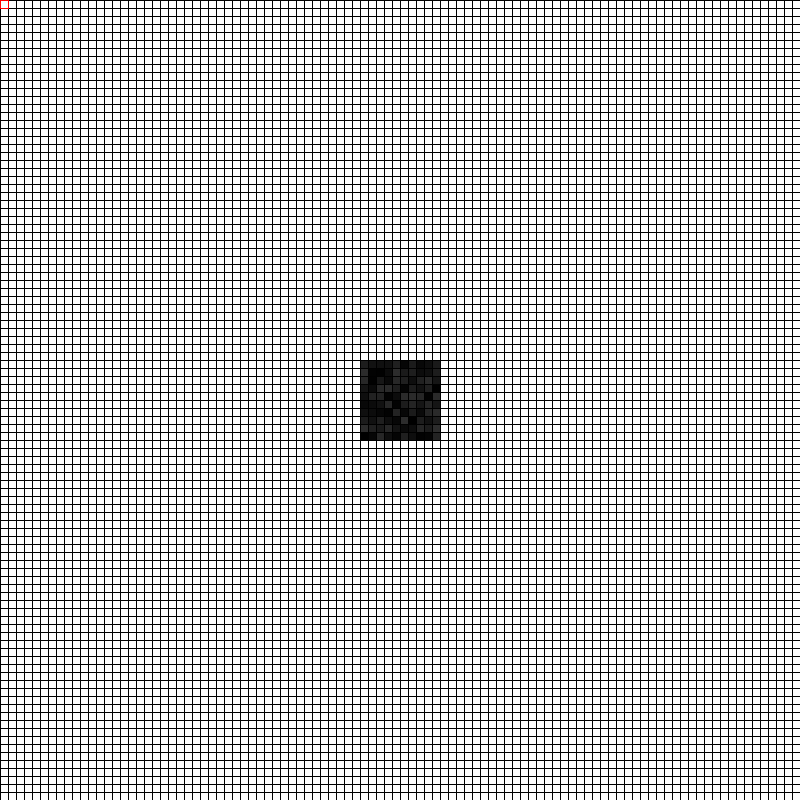
Frame 1 (no input)
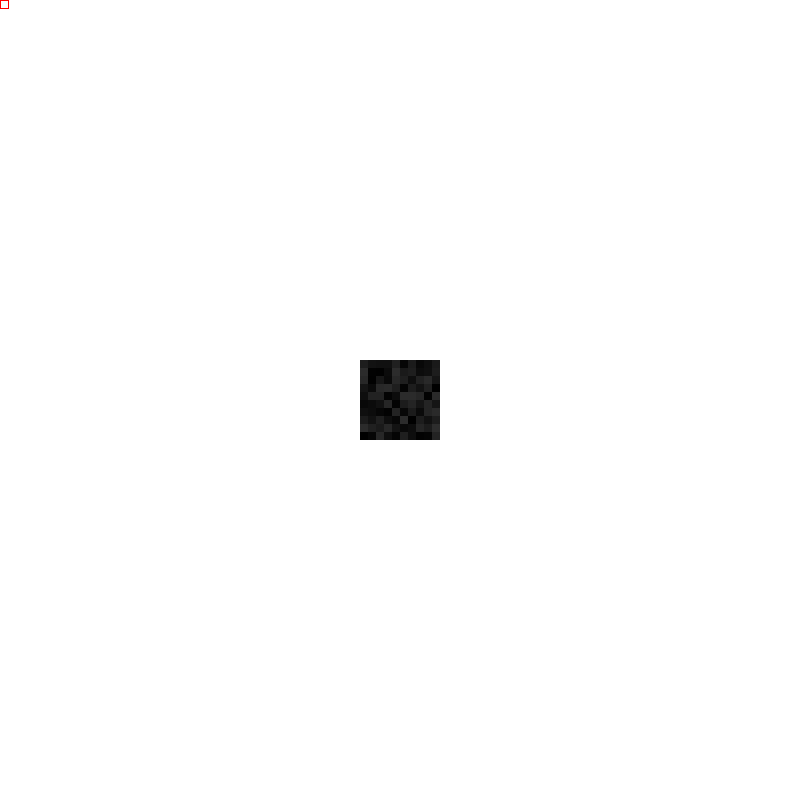
Frame 60 (the mouse pressed at the canvas centre just before this capture)
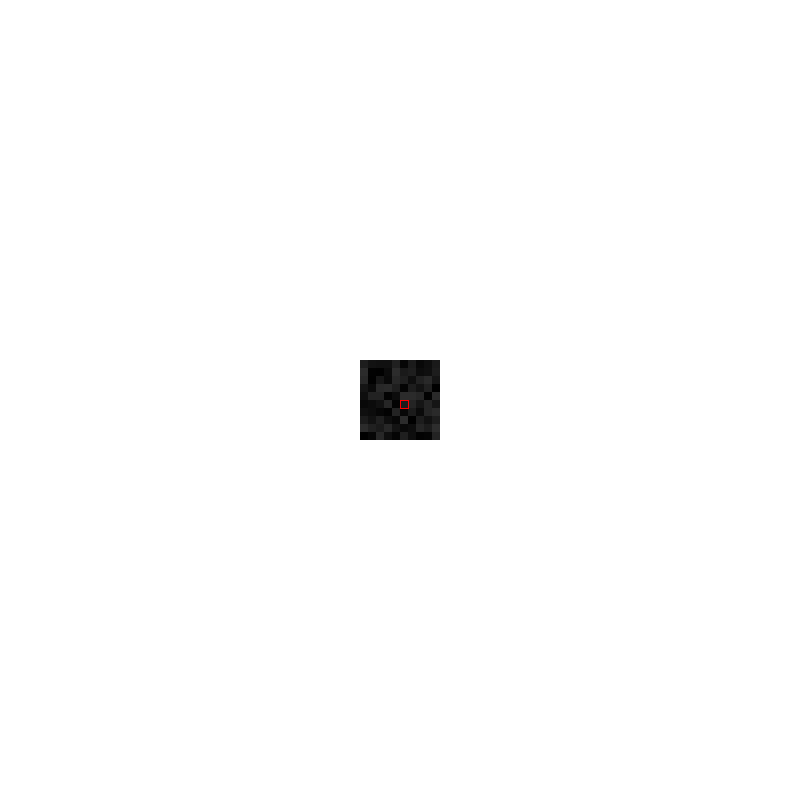
Frame 120 (the mouse held since frame 60 and released just before this capture)

The Processing sketch that drew these frames (run headless with seeded random() and noise(); from frame 60 on, the mouse is pressed at the canvas centre):

// Processing sketch: grayscott
// ── grayscott.pde
// README
// 
// Gray-Scott Reaction-Diffusion
// An implementation in Processing by Kaylah Facey.
//
// Commands:
// i - Initialize the system with a fixed rectangular region that has specific u and v concentrations.
// space bar - Start or stop the simulation (toggle between these).
// u - At each timestep, draw values for u at each cell (default).
// v - At each timestep, draw values for v at each cell (rather than u).
// d - Toggle between performing diffusion alone or reaction-diffusion (reaction-diffusion is default).
// p - Toggle between constant f, k for each cell (default) and spatially-varying f, k.
// 1 - Set parameters for spots (k = 0.0625, f = 0.035)
// 2 - Set parameters for stripes (k = 0.06, f = 0.035)
// 3 - Set parameters for spiral waves (k = 0.0475, f = 0.0118)
// 4 - Set parameters for a custom pattern (k = , f = )
// (mouse click) - Print values for u and v at cell.  If in spatially-varying parameter mode, also print values for k and f at the cell.
//
// Custom Commands:
// t - Set boundary condition to toroidal.
// z - Set boundary condition to zero-derivative.
// f - Set boundary condition to fixed.


// Simulation Parameters.
float ru = 0.082;
float rv = 0.041;
float f = 0;
float k = 0;

float[] f_case = new float[]{.035, .035, .0118, 0};
float[] k_case = new float[]{.0625, .06, .0475, 0};

// Colours.
color red = color(255, 0, 0);

// Drawing
int cells_per_side = 100;                        // cells per side of grid.
int cell_size = 8;                               // size of a cell.
boolean running = false;                         // Whether the simulation is running (true) or stopped (false).
boolean draw_u = true;                           // Whether to draw values for u at each cell (true) 
                                                 // or to draw values for v at each cell instead (false).
boolean diffusion_only = false;                  // Whether to perform reaction-diffusion (false) or diffusion only (true).
boolean constant_fk = true;                      // Toggle between constant f, k for each cell (true) and spatially-varying f, k (false).

// Boundary condition values.
int toroidal = 0;
int zero_derivative = 1;
int fixed = 2;
int boundary_condition = toroidal;               

// Cell state.
int curr_case = 0;                                                       // The current case - 1.
float[][] u_curr = new float[cells_per_side][cells_per_side];            // Current concentrations u
float[][] u_next = new float[cells_per_side][cells_per_side];            // Future concentrations u
float[][] v_curr = new float[cells_per_side][cells_per_side];            // Current concentrations v
float[][] v_next = new float[cells_per_side][cells_per_side];            // Future concentrations v
float[][] k_curr = new float[cells_per_side][cells_per_side];            // k values
float[][] f_curr = new float[cells_per_side][cells_per_side];            // f values

// Fixed region of varying u, v
int fixed_x = cells_per_side/2 - 5;
int fixed_y = cells_per_side/2 - 5;

// Track min and max values of u and v.
float min_u = 1;
float max_u = 0;
float min_v = 1;
float max_v = 0;

void setup() {
  size(800, 800);  // cell_size * cells_per_side
  set_case(0);
}

// Update parameters for a new case.
void set_case(int new_case) {
  println("Set case to " + (new_case + 1) + ".");
  curr_case = new_case;
  f = f_case[curr_case];
  k = k_case[curr_case];
  initialize();
}

// Fill grid based on current case parameters.
void initialize() {
  running = false;
  draw_u = true;
  diffusion_only = false;
  constant_fk = true;
  min_u = 1;
  max_u = 1;
  min_v = 0;
  max_v = 0;
  println("(Re)Initialize");
  println("  Stop.");
  println("  Drawing u.");
  println("  Simulating reaction-diffusion.");
  println("  Using constant f, k:");
  println("    f = " + f);
  println("    k = " + k);
  for (int x = 0; x < cells_per_side; x++) {
    for (int y = 0; y < cells_per_side; y++) {
      u_curr[x][y] = 1;
      v_curr[x][y] = 0;
    }
  }
  
  // Vary u and v in a fixed rectangular region.
  for (int x = fixed_x; x < fixed_x + 10; x++) {
    for (int y = fixed_y; y < fixed_y + 10; y++) {
      float rand_u = .5 + random(-.05, .05);
      float rand_v = .25 + random(-.05, .05);
      u_curr[x][y] = rand_u;
      v_curr[x][y] = rand_v;
      
      // Update minmax.
      if (rand_u < min_u) {
        min_u = rand_u;
      } else if (rand_u > max_u) {
        max_u = rand_u;
      }
      if (rand_v < min_v) {
        min_v = rand_v;
      } else if (rand_v > max_v) {
        max_v= rand_v;
      }
    }
  }
  
  set_fk();
}

void set_fk() {
  for (int x = 0; x < cells_per_side; x++) {
    for (int y = 0; y < cells_per_side; y++) {
      if (constant_fk) {
        f_curr[x][y] = f;
        k_curr[x][y] = k;
      }
      else {
        float delta_f = (0 - .08)/(cells_per_side - 1);   // vary f from .08(top) -> 0(bottom)
        float delta_k = (.07 - .03)/(cells_per_side - 1); // vary k from .03(left) -> .07(right)
        f_curr[x][y] = .08 + (y * delta_f);         // decreasing top->bottom
        k_curr[x][y] = .03 + (x * delta_k);         // increasing left->right
      }
    }
  }
}

// Update u and v.
void reaction_diffusion() {
  
}

float[][] deep_copy(float[][] original) {
  float[][] copy = new float[original.length][original[0].length];
  for (int x = 0; x < original.length; x++) {
    for (int y = 0; y < original[0].length; y++) {
      copy[x][y] = original[x][y];
    }
  }
  return copy;
}

// Get the toroidal 8-neighbors of cell x, y.
int[][] get_toroidal_neighbors(int x, int y) {
  int[][] neighbors = new int[8][2];
  int n = 0;
  for (int xn = -1; xn <= 1; xn++) {
    for (int yn = -1; yn <= 1; yn++, n++) {
      if (abs(xn) == abs(yn)) {
        // if xn == yn == 0, it is the original cell.
        // if both xn and yn are either 1 or -1, then it is a diagonal neighbor.
        continue;
      }
      // Toroidal wrap of cell neighbors.
      int xx = (x + xn + cells_per_side) % cells_per_side;
      int yy = (y + yn + cells_per_side) % cells_per_side;
      
      neighbors[n] = new int[]{xx, yy};
    }
  }
  
  return neighbors;
}

void draw() {
  show_current_state();
  show_mouse_position();
  
  if (running) {
    reaction_diffusion(); 
  }
}

// Show u/v concentrations.
void show_current_state() {
  for (int x = 0; x < cells_per_side; x++) {
    for (int y = 0; y < cells_per_side; y++) {
      int gridX = cell_to_grid(x);
      int gridY = cell_to_grid(y);
      float min = min_u;
      float max = max_u;
      float curr = u_curr[x][y];
      if (!draw_u) {
        // Showing v concentration instead of u.
        min = min_v;
        max = max_v;
        curr = v_curr[x][y];
      }
      // Gradient min->max is black->white.
      float gradient = 255;
      if (min != max) gradient = ((curr - min)/(max - min)) * 255; // Avoid %0.
      fill(gradient);
      square(gridX, gridY, cell_size);
    }
  }
}

void show_mouse_position() {
  // Show location of mouse cell.
  int cellX = grid_to_cell(mouseX);
  int cellY = grid_to_cell(mouseY);
  int gridX = cell_to_grid(cellX);
  int gridY = cell_to_grid(cellY);
  stroke(red);
  noFill();
  square(gridX, gridY, cell_size);
  noStroke();
}

// Translate cell coordinates to grid coordinates.
int cell_to_grid(int cell) {
  return cell * cell_size;
}

// Translate grid coordinates to cell coordinates.
int grid_to_cell(int grid) {
  // Integer division results in the floor of the floating point value.
  return grid / cell_size; 
}

// Click on cells to turn them live.
void mousePressed() {
  int x = grid_to_cell(mouseX);
  int y = grid_to_cell(mouseY);
  println(x + ", " + y + ":");
  println("  u: " + u_curr[x][y]);
  println("  v: " + v_curr[x][y]);
  if (!constant_fk) {
    println("  f: " + f_curr[x][y]);
    println("  k: " + k_curr[x][y]);
  }
}

void keyPressed() {
  switch (key) {
    case('i'): 
      // Initialize the system with a fixed rectangular region that has specific u and v concentrations.
      initialize();
      break;
    case (' '):
      // Start or stop the simulation (toggle between these).
      println((!running? "Start." : "Stop") + "."); 
      running = !running;
      break;
    case ('u'):
      // At each timestep, draw values for u at each cell (default).
      println("Drawing u.");
      draw_u = true;
      break;
    case ('v'):
      // At each timestep, draw values for v at each cell (instead of u).
      println("Drawing v.");
      draw_u = false;
      break;
    case ('d'):
      // Toggle between performing diffusion alone or reaction-diffusion.
      println("Set simulation to " + (!diffusion_only? "diffusion only" : "reaction-diffusion") + "."); 
      diffusion_only = !diffusion_only;
      break;
    case ('p'):
      // Toggle between constant f, k for each cell and spatially-varying f, k.
      println("Set f, k to " + (!constant_fk? "constant: " : "varying.")); 
      if (!constant_fk) {
        println("  f = " + f);
        println("  k = " + k);
      }
      constant_fk = !constant_fk;
      set_fk();
      break;
    case ('1'):
      // Spots.
    case ('2'):
      // Stripes.
    case ('3'):
      // Spiral waves.
    case ('4'):
      // Custom pattern.
      
      // Change case.
      set_case(Character.getNumericValue(key) - 1);
      break;
    case ('t'):
      // Set boundary condition to toroidal.
      println("Set boundaries to toroidal.");
      boundary_condition = toroidal;
      break;
    case ('z'):
      // Set boundary condition to zero-derivative.
      println("Set boundaries to zero-derivative.");
      boundary_condition = zero_derivative;
      break;
    case ('f'):
      // Set boundary condition to fixed.
      println("Set boundaries to fixed.");
      boundary_condition = fixed;
      break;
    default:
      break;
  }
}
